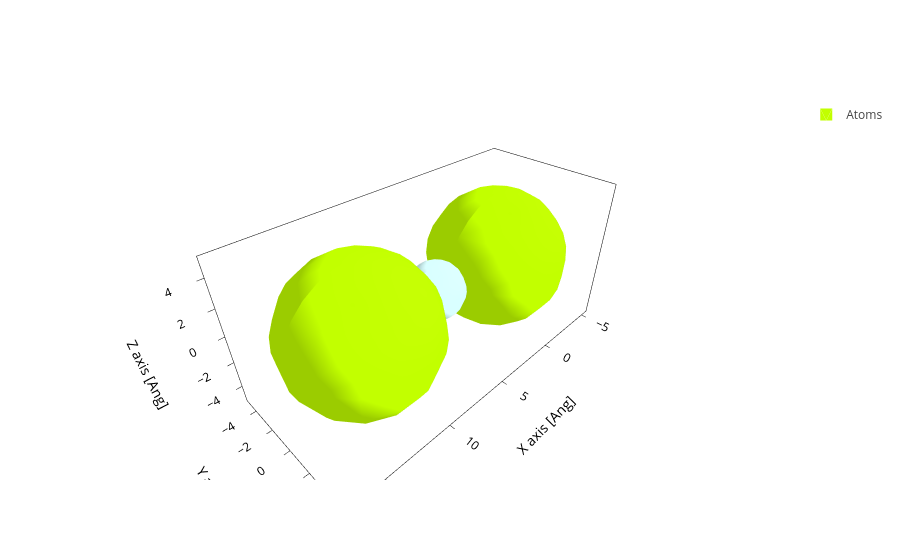

The notebook cell this image was saved under:
### Markdown cell above
<div class="alert alert-info">

Note

The configuration could also store an associated matrix (e.g. the target matrix), however we are not going to use it for now.

</div>

Let's see **what this configuration looks like**. We can convert it to a `sisl` geometry and plot it (or you could also plot the points yourself):

### Code cell
geometry = config.to_sisl_geometry()
geometry.plot(show_cell=False, atoms_style={"size": geometry.maxR(all=True)})

### Figure 1 — Plotly figure (JSON) as saved in the notebook; plotly's stock layout.template omitted (floating-point values rounded to 4 significant figures; data arrays with more than 128 entries replaced by an {"elided": "..."} marker saying what was removed)
{"data": [{"alphahull": 0, "color": "#C2FF00", "hovertemplate": "%{meta.position}", "legendgroup": "Atoms", "meta": {"meta": {"Atoms_i": 0}, "position": "(0.00, 0.00, 0.00)"}, "name": "Atoms", "opacity": 1, "showlegend": true, "showscale": false, "type": "mesh3d", "x": {"elided": "225 float values"}, "y": {"elided": "225 float values"}, "z": {"elided": "225 float values"}}, {"alphahull": 0, "color": "#D9FFFF", "hovertemplate": "%{meta.position}", "legendgroup": "Atoms", "meta": {"meta": {"Atoms_i": 1}, "position": "(6.00, 0.00, 0.00)"}, "name": "Atoms", "opacity": 1, "showlegend": false, "showscale": false, "type": "mesh3d", "x": {"elided": "225 float values"}, "y": {"elided": "225 float values"}, "z": {"elided": "225 float values"}}, {"alphahull": 0, "color": "#C2FF00", "hovertemplate": "%{meta.position}", "legendgroup": "Atoms", "meta": {"meta": {"Atoms_i": 2}, "position": "(12.00, 0.00, 0.00)"}, "name": "Atoms", "opacity": 1, "showlegend": false, "showscale": false, "type": "mesh3d", "x": {"elided": "225 float values"}, "y": {"elided": "225 float values"}, "z": {"elided": "225 float values"}}], "layout": {"scene": {"aspectmode": "data", "xaxis": {"title": {"text": "X axis [Ang]"}}, "yaxis": {"title": {"text": "Y axis [Ang]"}}, "zaxis": {"title": {"text": "Z axis [Ang]"}}}, "xaxis": {"scaleanchor": "y", "scaleratio": 1, "title": {"text": "X axis [Ang]"}}, "yaxis": {"title": {"text": "Y axis [Ang]"}}}}
